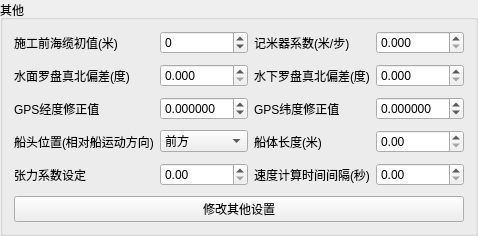
        <widget class="QGroupBox" name="systemsetOther">
         <property name="title">
          <string>其他</string>
         </property>
         <layout class="QGridLayout" name="gridLayout_4">
          <property name="verticalSpacing">
           <number>10</number>
          </property>
          <item row="4" column="3">
           <widget class="QDoubleSpinBox" name="gpsLatDeviation">
            <property name="decimals">
             <number>6</number>
            </property>
            <property name="minimum">
             <double>-99.989999999999995</double>
            </property>
           </widget>
          </item>
          <item row="6" column="2">
           <widget class="QLabel" name="label_28">
            <property name="text">
             <string>船体长度(米)</string>
            </property>
           </widget>
          </item>
          <item row="4" column="2">
           <widget class="QLabel" name="label_29">
            <property name="text">
             <string>GPS纬度修正值</string>
            </property>
           </widget>
          </item>
          <item row="6" column="3">
           <widget class="QDoubleSpinBox" name="shipLength">
            <property name="maximum">
             <double>100000000.000000000000000</double>
            </property>
           </widget>
          </item>
          <item row="0" column="3">
           <widget class="QDoubleSpinBox" name="MeterStep">
            <property name="decimals">
             <number>3</number>
            </property>
            <property name="maximum">
             <double>99.000000000000000</double>
            </property>
            <property name="singleStep">
             <double>0.001000000000000</double>
            </property>
           </widget>
          </item>
          <item row="0" column="2">
           <widget class="QLabel" name="label_24">
            <property name="text">
             <string>记米器系数(米/步)</string>
            </property>
           </widget>
          </item>
          <item row="2" column="2">
           <widget class="QLabel" name="label_25">
            <property name="text">
             <string>水下罗盘真北偏差(度)</string>
            </property>
           </widget>
          </item>
          <item row="0" column="0">
           <widget class="QLabel" name="label_53">
            <property name="text">
             <string>施工前海缆初值(米)</string>
            </property>
           </widget>
          </item>
          <item row="2" column="1">
           <widget class="QDoubleSpinBox" name="surface_hmr_offset">
            <property name="enabled">
             <bool>true</bool>
            </property>
            <property name="decimals">
             <number>3</number>
            </property>
            <property name="maximum">
             <double>360.000000000000000</double>
            </property>
            <property name="singleStep">
             <double>0.001000000000000</double>
            </property>
           </widget>
          </item>
          <item row="4" column="1">
           <widget class="QDoubleSpinBox" name="gpsLonDeviation">
            <property name="decimals">
             <number>6</number>
            </property>
            <property name="minimum">
             <double>-99.989999999999995</double>
            </property>
           </widget>
          </item>
          <item row="2" column="0">
           <widget class="QLabel" name="label_23">
            <property name="text">
             <string>水面罗盘真北偏差(度)</string>
            </property>
           </widget>
          </item>
          <item row="9" column="0" rowspan="2" colspan="4">
           <widget class="QPushButton" name="modifyOtherSetup">
            <property name="text">
             <string>修改其他设置</string>
            </property>
           </widget>
          </item>
          <item row="0" column="1">
           <widget class="QDoubleSpinBox" name="MeterInitValue">
            <property name="showGroupSeparator" stdset="0">
             <bool>false</bool>
            </property>
            <property name="decimals">
             <number>0</number>
            </property>
            <property name="minimum">
             <double>-10000000000.000000000000000</double>
            </property>
            <property name="maximum">
             <double>10000000000.000000000000000</double>
            </property>
           </widget>
          </item>
          <item row="4" column="0">
           <widget class="QLabel" name="label_45">
            <property name="text">
             <string>GPS经度修正值</string>
            </property>
           </widget>
          </item>
          <item row="2" column="3">
           <widget class="QDoubleSpinBox" name="under_hmr_offset">
            <property name="decimals">
             <number>3</number>
            </property>
            <property name="maximum">
             <double>360.000000000000000</double>
            </property>
            <property name="singleStep">
             <double>0.001000000000000</double>
            </property>
           </widget>
          </item>
          <item row="6" column="1">
           <widget class="QComboBox" name="ship_head_pos_cbx">
            <item>
             <property name="text">
              <string>前方</string>
             </property>
            </item>
            <item>
             <property name="text">
              <string>后方</string>
             </property>
            </item>
           </widget>
          </item>
          <item row="6" column="0">
           <widget class="QLabel" name="label_30">
            <property name="text">
             <string>船头位置(相对船运动方向)</string>
            </property>
           </widget>
          </item>
          <item row="7" column="1">
           <widget class="QDoubleSpinBox" name="tensionCoeff"/>
          </item>
          <item row="7" column="0">
           <widget class="QLabel" name="label_27">
            <property name="text">
             <string>张力系数设定</string>
            </property>
           </widget>
          </item>
          <item row="7" column="2">
           <widget class="QLabel" name="label_31">
            <property name="text">
             <string>速度计算时间间隔(秒)</string>
            </property>
           </widget>
          </item>
          <item row="7" column="3">
           <widget class="QDoubleSpinBox" name="timeGap">
            <property name="decimals">
             <number>2</number>
            </property>
            <property name="maximum">
             <double>100000.000000000000000</double>
            </property>
           </widget>
          </item>
         </layout>
        </widget>
